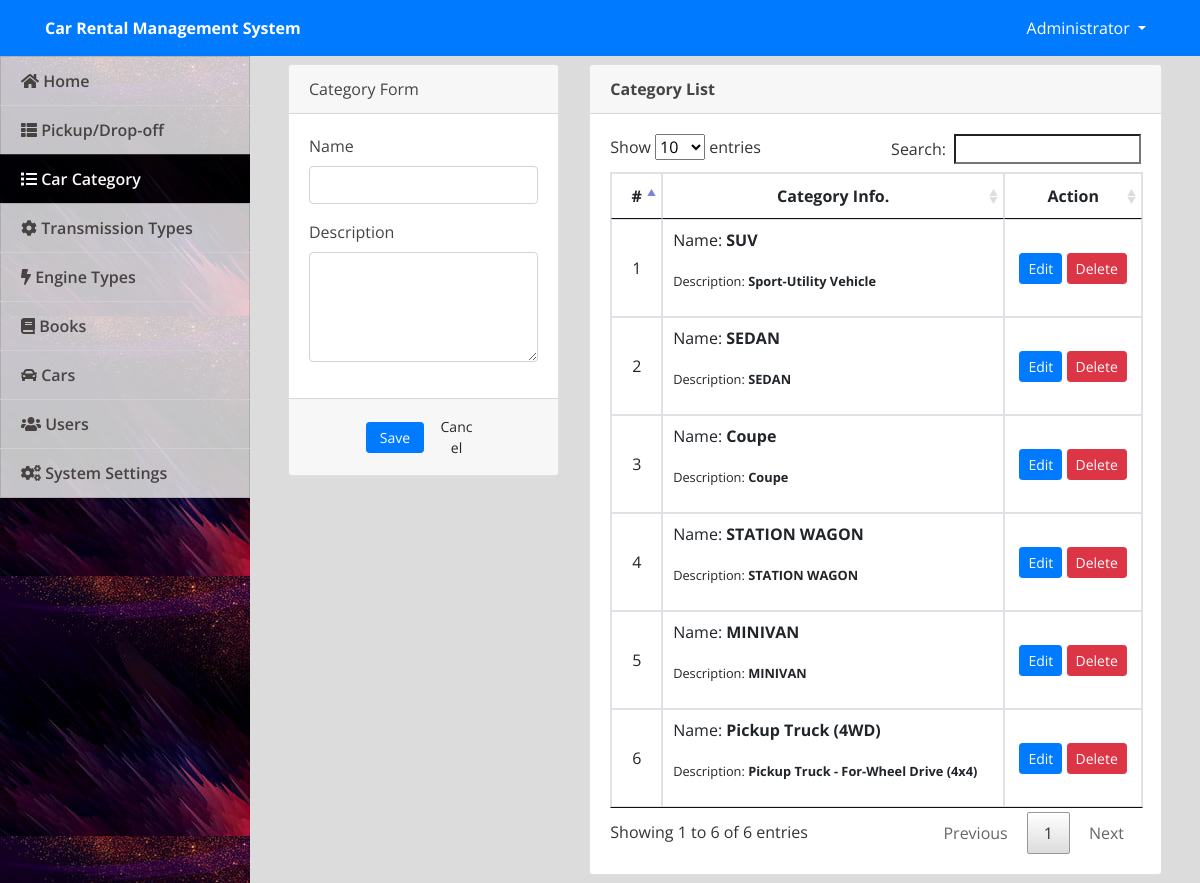
/admin/index.php?page=categories (signed in), run on the app's committed database.
### tables this page shows
CREATE TABLE `categories` (
  `id` int(30) NOT NULL,
  `name` varchar(250) NOT NULL,
  `description` text NOT NULL
);

### admin/categories.php (the view, shortened to what this page needs)
<?php include('db_connect.php');?>
<div class="container-fluid">
	<div class="col-lg-12">
		<div class="row">
			<div class="col-md-4">
			<form action="" id="manage-category">
				<div class="card">
					<div class="card-header">
						    Category Form
				  	</div>
					<div class="card-body">
							<div class="form-group">
								<label class="control-label">Name</label>
								<input type="text" class="form-control" name="name">
							</div>
							<div class="form-group">
								<label class="control-label">Description</label>
								<textarea name="description" id="description" cols="30" rows="4" class="form-control"></textarea>
							</div>
					</div>
					<div class="card-footer">
						<div class="row">
							<div class="col-md-12">
								<button class="btn btn-sm btn-primary col-sm-3 offset-md-3"> Save</button>
								<button class="btn btn-sm btn-default col-sm-3" type="button" onclick="$('#manage-category').get(0).reset()"> Cancel</button>
							</div>
						</div>
					</div>
				</div>
			</form>
			</div>
			<div class="col-md-8">
				<div class="card">
					<div class="card-header">
						<b>Category List</b>
					</div>
					<div class="card-body">
						<table class="table table-bordered table-hover">
							<thead>
								<tr>
									<th class="text-center">#</th>
									<th class="text-center">Category Info.</th>
									<th class="text-center">Action</th>
								</tr>
							</thead>
							<tbody>
								<?php
								$i = 1;
								$category = $conn->query("SELECT * FROM categories order by id asc");
								while($row=$category->fetch_assoc()):
								?>
								<tr>
									<td class="text-center"><?php echo $i++ ?></td>
									<td class="">
										<p>Name: <b><?php echo $row['name'] ?></b></p>
										<p><small>Description: <b><?php echo $row['description'] ?></b></small></p>
									</td>
									<td class="text-center">
										<button class="btn btn-sm btn-primary edit_category" type="button" data-id="<?php echo $row['id'] ?>" data-description="<?php echo $row['description'] ?>" data-name="<?php echo $row['name'] ?>" >Edit</button>
										<button class="btn btn-sm btn-danger delete_category" type="button" data-id="<?php echo $row['id'] ?>">Delete</button>
									</td>
								</tr>
								<?php endwhile; ?>
							</tbody>
						</table>
					</div>
				</div>
			</div>
		</div>
	</div>
</div>

### admin/assets/css/style.css (style rules this page uses)
body { font-family: "Open Sans", sans-serif; color: #444444; width: 100%; height: calc(100%); }

### admin/index.php (style rules this page uses)
body { background: #80808045; }

### admin/categories.php (style rules this page uses)
td { vertical-align: middle !important; }

### data on the page
categories: name "SUV", description "Sport-Utility Vehicle"
categories: name "SEDAN", description "SEDAN"
categories: name "Coupe", description "Coupe"
categories: name "STATION WAGON", description "STATION WAGON"
categories: name "MINIVAN", description "MINIVAN"
categories: name "Pickup Truck (4WD)", description "Pickup Truck - For-Wheel Drive (4x4)"

### other printed values
$_SESSION['system']['name'] "Car Rental Management System"
$_SESSION['login_name'] "Administrator"
